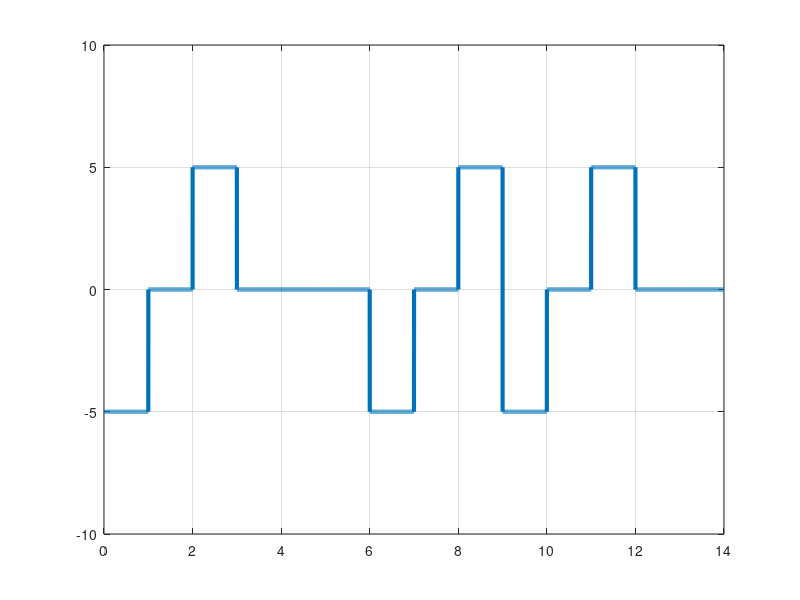

MATLAB code for this plot:
clc;    %clear command line
clear all;  %clear variables
close all;  %clear figures 

bits = [1 0 1 0 0 0 1 0 1 1 0 1 0 0];

%Modulation :

bitRate = 1;
voltage = 5;

samplingRate = 1000;
samplingTime = 1/samplingRate;
endTime = length(bits)/bitRate;
time = 0:samplingTime:endTime;

index = 1;
sign = 1;
modulation = [];

if(bits(index)==1)
    sign = -1*sign;
end

for i = 1:length(time)
    if(bits(index)==0)
        modulation(i) = 0;
    else
        modulation(i) = sign*voltage;
    end
    if(time(i)*bitRate >= index)
        index = index+1;
        if(index <= length(bits) && bits(index)==1)
            sign = -1*sign;
        end
    end
end

plot(time,modulation,'LineWidth',3);
axis([0 endTime -voltage-5 voltage+5]);
grid on;

%Demodulation : 

index = 1;
prev = voltage;
demodulation = [];

for i = 1:length(modulation)
    if(modulation(i) == 0)
        demodulation(index) = 0;
    else
        demodulation(index) = 1;
    end
    if(time(i)*bitRate >= index)
        index = index+1;
    end
end

disp(demodulation);